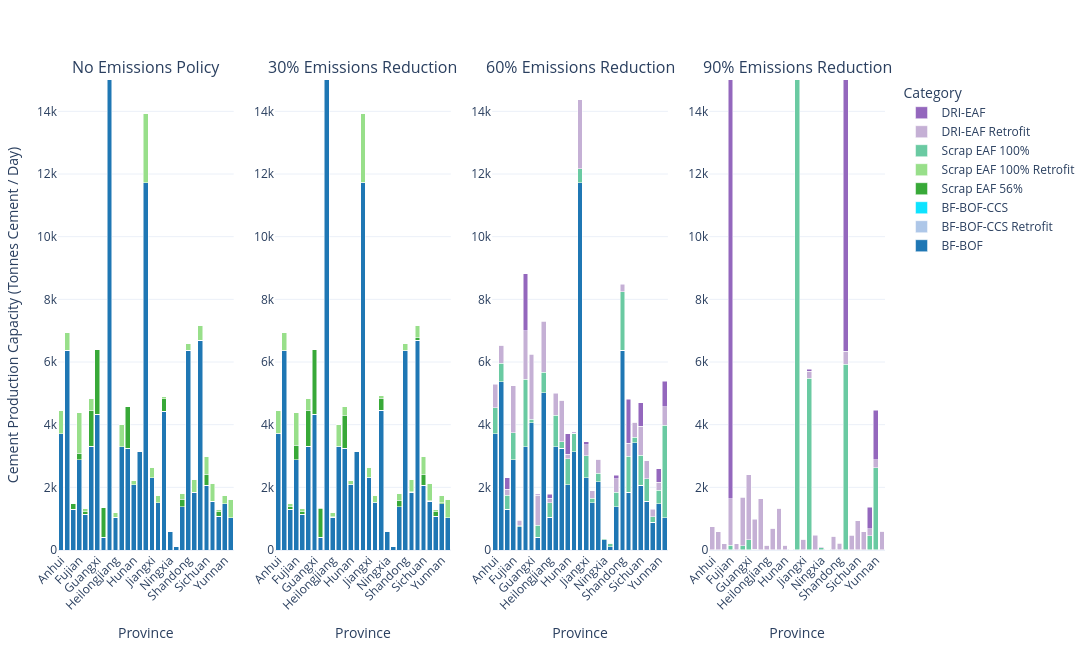

The cell this chart's notebook holds for it:
### Code cell
plot_scenario_subplots(
    steel_df,
    scenario_map=scenario_map,
    name_map=tech_name_map,
    color_map=custom_color_map,
    ymax = 15000,
    xaxis_name='Province',
    yaxis_name='Cement Production Capacity (Tonnes Cement / Day)',
    width=2000
)

### Figure 1 — Plotly figure (JSON) as saved in the notebook; plotly's stock layout.template omitted (floating-point values rounded to 4 significant figures)
{"data": [{"hovertemplate": "Category=BF-BOF<br>Scenario=%{x}<br>Value=%{y}<extra></extra>", "legendgroup": "BF-BOF", "marker": {"color": "#1f77b4", "pattern": {"shape": ""}}, "name": "BF-BOF", "orientation": "v", "showlegend": true, "textposition": "auto", "type": "bar", "x": ["Anhui", "Beijing", "Chongqing", "Fujian", "Gansu", "Guangdong", "Guangxi", "Guizhou", "Hebei", "Heilongjiang", "Henan", "Hubei", "Hunan", "Innermongolia", "Jiangsu", "Jiangxi", "Jilin", "Liaoning", "Ningxia", "Qinghai", "Shaanxi", "Shandong", "Shanghai", "Shanxi", "Sichuan", "Tianjin", "Xinjiang", "Yunnan", "Zhejiang"], "xaxis": "x", "y": [3705.0, 6370.0, 1301.0, 2883.0, 1142.0, 3305.0, 4325.0, 400.0, 23970.0, 1045.0, 3302.0, 3251.0, 2078.0, 3135.0, 11730.0, 2300.0, 1506.0, 4435.0, 605.0, 103.0, 1381.0, 6370.0, 1849.0, 6700.0, 2072.0, 1558.0, 1071.0, 1478.0, 1027.0], "yaxis": "y"}, {"hovertemplate": "Category=BF-BOF-CCS Retrofit<br>Scenario=%{x}<br>Value=%{y}<extra></extra>", "legendgroup": "BF-BOF-CCS Retrofit", "marker": {"color": "#aec7e8", "pattern": {"shape": ""}}, "name": "BF-BOF-CCS Retrofit", "orientation": "v", "showlegend": true, "textposition": "auto", "type": "bar", "x": ["Anhui", "Beijing", "Chongqing", "Fujian", "Gansu", "Guangdong", "Guangxi", "Guizhou", "Hebei", "Heilongjiang", "Henan", "Hubei", "Hunan", "Innermongolia", "Jiangsu", "Jiangxi", "Jilin", "Liaoning", "Ningxia", "Qinghai", "Shaanxi", "Shandong", "Shanghai", "Shanxi", "Sichuan", "Tianjin", "Xinjiang", "Yunnan", "Zhejiang"], "xaxis": "x", "y": [7.659e-23, 7.668e-23, 7.582e-23, 7.609e-23, 7.599e-23, 7.533e-23, 7.635e-23, 7.701e-23, 7.713e-23, 7.605e-23, 7.632e-23, 7.606e-23, 7.587e-23, 7.623e-23, 7.618e-23, 7.598e-23, 7.602e-23, 7.669e-23, 7.658e-23, 7.589e-23, 7.58e-23, 7.683e-23, 7.753e-23, 7.658e-23, 7.592e-23, 7.655e-23, 7.599e-23, 7.505e-23, 7.601e-23], "yaxis": "y"}, {"hovertemplate": "Category=BF-BOF-CCS<br>Scenario=%{x}<br>Value=%{y}<extra></extra>", "legendgroup": "BF-BOF-CCS", "marker": {"color": "#0ee3ff", "pattern": {"shape": ""}}, "name": "BF-BOF-CCS", "orientation": "v", "showlegend": true, "textposition": "auto", "type": "bar", "x": ["Anhui", "Beijing", "Chongqing", "Fujian", "Gansu", "Guangdong", "Guangxi", "Guizhou", "Hebei", "Heilongjiang", "Henan", "Hubei", "Hunan", "Innermongolia", "Jiangsu", "Jiangxi", "Jilin", "Liaoning", "Ningxia", "Qinghai", "Shaanxi", "Shandong", "Shanghai", "Shanxi", "Sichuan", "Tianjin", "Xinjiang", "Yunnan", "Zhejiang"], "xaxis": "x", "y": [2.983e-23, 2.98e-23, 2.989e-23, 2.976e-23, 2.983e-23, 2.986e-23, 2.983e-23, 2.983e-23, 2.977e-23, 2.979e-23, 2.983e-23, 2.984e-23, 2.986e-23, 2.981e-23, 2.982e-23, 2.986e-23, 2.973e-23, 2.976e-23, 2.982e-23, 2.985e-23, 2.975e-23, 2.961e-23, 2.981e-23, 2.978e-23, 2.988e-23, 2.982e-23, 2.971e-23, 2.986e-23, 2.987e-23], "yaxis": "y"}, {"hovertemplate": "Category=Scrap EAF 56%<br>Scenario=%{x}<br>Value=%{y}<extra></extra>", "legendgroup": "Scrap EAF 56%", "marker": {"color": "#38a938", "pattern": {"shape": ""}}, "name": "Scrap EAF 56%", "orientation": "v", "showlegend": true, "textposition": "auto", "type": "bar", "x": ["Anhui", "Beijing", "Chongqing", "Fujian", "Gansu", "Guangdong", "Guangxi", "Guizhou", "Hebei", "Heilongjiang", "Henan", "Hubei", "Hunan", "Innermongolia", "Jiangsu", "Jiangxi", "Jilin", "Liaoning", "Ningxia", "Qinghai", "Shaanxi", "Shandong", "Shanghai", "Shanxi", "Sichuan", "Tianjin", "Xinjiang", "Yunnan", "Zhejiang"], "xaxis": "x", "y": [3.7e-20, 3.207e-20, 195.0, 205.3, 74.66, 1149.0, 2073.0, 948.0, 829.7, 1.32e-20, 2.358e-20, 1323.0, 6.413e-20, 1.096e-22, 2.529e-20, 3.519e-20, 2.079e-20, 396.4, 1.094e-22, 1.099e-22, 234.3, 3.105e-20, 1.513e-20, 1.114e-19, 342.8, 5.718e-20, 149.6, 3.87e-20, 1.638e-20], "yaxis": "y"}, {"hovertemplate": "Category=Scrap EAF 100% Retrofit<br>Scenario=%{x}<br>Value=%{y}<extra></extra>", "legendgroup": "Scrap EAF 100% Retrofit", "marker": {"color": "#98df8a", "pattern": {"shape": ""}}, "name": "Scrap EAF 100% Retrofit", "orientation": "v", "showlegend": true, "textposition": "auto", "type": "bar", "x": ["Anhui", "Beijing", "Chongqing", "Fujian", "Gansu", "Guangdong", "Guangxi", "Guizhou", "Hebei", "Heilongjiang", "Henan", "Hubei", "Hunan", "Innermongolia", "Jiangsu", "Jiangxi", "Jilin", "Liaoning", "Ningxia", "Qinghai", "Shaanxi", "Shandong", "Shanghai", "Shanxi", "Sichuan", "Tianjin", "Xinjiang", "Yunnan", "Zhejiang"], "xaxis": "x", "y": [734.0, 571.0, 8.13e-20, 1288.0, 108.3, 395.5, 1.599e-20, 2.807e-20, 799.3, 139.0, 689.0, 2.409e-19, 148.0, 0.0, 2195.0, 342.0, 228.0, 58.61, 0.0, 0.0, 193.7, 217.0, 411.0, 473.0, 576.2, 571.0, 74.37, 260.0, 594.0], "yaxis": "y"}, {"hovertemplate": "Category=Scrap EAF 100%<br>Scenario=%{x}<br>Value=%{y}<extra></extra>", "legendgroup": "Scrap EAF 100%", "marker": {"color": "#6acaa2", "pattern": {"shape": ""}}, "name": "Scrap EAF 100%", "orientation": "v", "showlegend": true, "textposition": "auto", "type": "bar", "x": ["Anhui", "Beijing", "Chongqing", "Fujian", "Gansu", "Guangdong", "Guangxi", "Guizhou", "Hebei", "Heilongjiang", "Henan", "Hubei", "Hunan", "Innermongolia", "Jiangsu", "Jiangxi", "Jilin", "Liaoning", "Ningxia", "Qinghai", "Shaanxi", "Shandong", "Shanghai", "Shanxi", "Sichuan", "Tianjin", "Xinjiang", "Yunnan", "Zhejiang"], "xaxis": "x", "y": [2.246e-22, 2.215e-22, 2.254e-22, 2.274e-22, 2.227e-22, 2.286e-22, 2.23e-22, 2.259e-22, 2.192e-22, 2.241e-22, 2.232e-22, 2.238e-22, 2.263e-22, 2.238e-22, 2.251e-22, 2.266e-22, 2.214e-22, 2.18e-22, 2.23e-22, 2.247e-22, 2.226e-22, 2.221e-22, 2.279e-22, 2.201e-22, 2.262e-22, 2.215e-22, 2.182e-22, 2.307e-22, 2.279e-22], "yaxis": "y"}, {"hovertemplate": "Category=DRI-EAF Retrofit<br>Scenario=%{x}<br>Value=%{y}<extra></extra>", "legendgroup": "DRI-EAF Retrofit", "marker": {"color": "#c5b0d5", "pattern": {"shape": ""}}, "name": "DRI-EAF Retrofit", "orientation": "v", "showlegend": true, "textposition": "auto", "type": "bar", "x": ["Anhui", "Beijing", "Chongqing", "Fujian", "Gansu", "Guangdong", "Guangxi", "Guizhou", "Hebei", "Heilongjiang", "Henan", "Hubei", "Hunan", "Innermongolia", "Jiangsu", "Jiangxi", "Jilin", "Liaoning", "Ningxia", "Qinghai", "Shaanxi", "Shandong", "Shanghai", "Shanxi", "Sichuan", "Tianjin", "Xinjiang", "Yunnan", "Zhejiang"], "xaxis": "x", "y": [3.329e-22, 3.444e-22, 3.3e-22, 3.282e-22, 3.385e-22, 3.241e-22, 3.348e-22, 3.291e-22, 3.53e-22, 3.332e-22, 3.367e-22, 3.403e-22, 3.279e-22, 0.0, 3.309e-22, 3.258e-22, 3.405e-22, 3.547e-22, 0.0, 0.0, 3.385e-22, 3.391e-22, 3.215e-22, 3.464e-22, 3.291e-22, 3.448e-22, 3.537e-22, 3.154e-22, 3.249e-22], "yaxis": "y"}, {"hovertemplate": "Category=DRI-EAF<br>Scenario=%{x}<br>Value=%{y}<extra></extra>", "legendgroup": "DRI-EAF", "marker": {"color": "#9467bd", "pattern": {"shape": ""}}, "name": "DRI-EAF", "orientation": "v", "showlegend": true, "textposition": "auto", "type": "bar", "x": ["Anhui", "Beijing", "Chongqing", "Fujian", "Gansu", "Guangdong", "Guangxi", "Guizhou", "Hebei", "Heilongjiang", "Henan", "Hubei", "Hunan", "Innermongolia", "Jiangsu", "Jiangxi", "Jilin", "Liaoning", "Ningxia", "Qinghai", "Shaanxi", "Shandong", "Shanghai", "Shanxi", "Sichuan", "Tianjin", "Xinjiang", "Yunnan", "Zhejiang"], "xaxis": "x", "y": [8.744e-23, 8.719e-23, 8.772e-23, 8.752e-23, 8.744e-23, 8.776e-23, 8.76e-23, 8.795e-23, 8.7e-23, 8.731e-23, 8.722e-23, 8.75e-23, 8.764e-23, 8.727e-23, 8.746e-23, 8.763e-23, 8.719e-23, 8.685e-23, 8.721e-23, 8.739e-23, 8.744e-23, 8.707e-23, 8.753e-23, 8.718e-23, 8.762e-23, 8.723e-23, 8.704e-23, 8.813e-23, 8.742e-23], "yaxis": "y"}, {"hovertemplate": "Category=BF-BOF<br>Scenario=%{x}<br>Value=%{y}<extra></extra>", "legendgroup": "BF-BOF", "marker": {"color": "#1f77b4", "pattern": {"shape": ""}}, "name": "BF-BOF", "orientation": "v", "showlegend": false, "textposition": "auto", "type": "bar", "x": ["Anhui", "Beijing", "Chongqing", "Fujian", "Gansu", "Guangdong", "Guangxi", "Guizhou", "Hebei", "Heilongjiang", "Henan", "Hubei", "Hunan", "Innermongolia", "Jiangsu", "Jiangxi", "Jilin", "Liaoning", "Ningxia", "Qinghai", "Shaanxi", "Shandong", "Shanghai", "Shanxi", "Sichuan", "Tianjin", "Xinjiang", "Yunnan", "Zhejiang"], "xaxis": "x2", "y": [3705.0, 6366.0, 1301.0, 2883.0, 1142.0, 3305.0, 4325.0, 400.0, 23950.0, 1045.0, 3302.0, 3251.0, 2078.0, 3135.0, 11730.0, 2300.0, 1506.0, 4462.0, 605.0, 103.0, 1381.0, 6367.0, 1849.0, 6699.0, 2072.0, 1558.0, 1072.0, 1478.0, 1027.0], "yaxis": "y2"}, {"hovertemplate": "Category=BF-BOF-CCS Retrofit<br>Scenario=%{x}<br>Value=%{y}<extra></extra>", "legendgroup": "BF-BOF-CCS Retrofit", "marker": {"color": "#aec7e8", "pattern": {"shape": ""}}, "name": "BF-BOF-CCS Retrofit", "orientation": "v", "showlegend": false, "textposition": "auto", "type": "bar", "x": ["Anhui", "Beijing", "Chongqing", "Fujian", "Gansu", "Guangdong", "Guangxi", "Guizhou", "Hebei", "Heilongjiang", "Henan", "Hubei", "Hunan", "Innermongolia", "Jiangsu", "Jiangxi", "Jilin", "Liaoning", "Ningxia", "Qinghai", "Shaanxi", "Shandong", "Shanghai", "Shanxi", "Sichuan", "Tianjin", "Xinjiang", "Yunnan", "Zhejiang"], "xaxis": "x2", "y": [0.007674, 0.00714, 0.006267, 0.006905, 0.006163, 0.007581, 0.006965, 0.006711, 0.008701, 0.006184, 0.007633, 0.007304, 0.006595, 0.00776, 0.00865, 0.006589, 0.00627, 0.007879, 0.006775, 0.007517, 0.006344, 0.007, 0.01162, 0.00722, 0.006603, 0.006533, 0.006427, 0.00622, 0.006047], "yaxis": "y2"}, {"hovertemplate": "Category=BF-BOF-CCS<br>Scenario=%{x}<br>Value=%{y}<extra></extra>", "legendgroup": "BF-BOF-CCS", "marker": {"color": "#0ee3ff", "pattern": {"shape": ""}}, "name": "BF-BOF-CCS", "orientation": "v", "showlegend": false, "textposition": "auto", "type": "bar", "x": ["Anhui", "Beijing", "Chongqing", "Fujian", "Gansu", "Guangdong", "Guangxi", "Guizhou", "Hebei", "Heilongjiang", "Henan", "Hubei", "Hunan", "Innermongolia", "Jiangsu", "Jiangxi", "Jilin", "Liaoning", "Ningxia", "Qinghai", "Shaanxi", "Shandong", "Shanghai", "Shanxi", "Sichuan", "Tianjin", "Xinjiang", "Yunnan", "Zhejiang"], "xaxis": "x2", "y": [0.002701, 0.002721, 0.00271, 0.002704, 0.002703, 0.002714, 0.002704, 0.002704, 0.002692, 0.002747, 0.002693, 0.002694, 0.002699, 0.002685, 0.002692, 0.002698, 0.002709, 0.002687, 0.002713, 0.002728, 0.002703, 0.0027, 0.002926, 0.002687, 0.002694, 0.002782, 0.00269, 0.002707, 0.002703], "yaxis": "y2"}, {"hovertemplate": "Category=Scrap EAF 56%<br>Scenario=%{x}<br>Value=%{y}<extra></extra>", "legendgroup": "Scrap EAF 56%", "marker": {"color": "#38a938", "pattern": {"shape": ""}}, "name": "Scrap EAF 56%", "orientation": "v", "showlegend": false, "textposition": "auto", "type": "bar", "x": ["Anhui", "Beijing", "Chongqing", "Fujian", "Gansu", "Guangdong", "Guangxi", "Guizhou", "Hebei", "Heilongjiang", "Henan", "Hubei", "Hunan", "Innermongolia", "Jiangsu", "Jiangxi", "Jilin", "Liaoning", "Ningxia", "Qinghai", "Shaanxi", "Shandong", "Shanghai", "Shanxi", "Sichuan", "Tianjin", "Xinjiang", "Yunnan", "Zhejiang"], "xaxis": "x2", "y": [14.36, 11.67, 103.1, 467.1, 91.89, 1157.0, 2066.0, 939.3, 704.9, 9.257, 8.105, 1044.0, 17.96, 0.0121, 9.517, 15.07, 12.36, 374.0, 0.01212, 0.01215, 209.3, 13.91, 6.414, 91.62, 344.0, 24.05, 148.4, 32.31, 4.026], "yaxis": "y2"}, {"hovertemplate": "Category=Scrap EAF 100% Retrofit<br>Scenario=%{x}<br>Value=%{y}<extra></extra>", "legendgroup": "Scrap EAF 100% Retrofit", "marker": {"color": "#98df8a", "pattern": {"shape": ""}}, "name": "Scrap EAF 100% Retrofit", "orientation": "v", "showlegend": false, "textposition": "auto", "type": "bar", "x": ["Anhui", "Beijing", "Chongqing", "Fujian", "Gansu", "Guangdong", "Guangxi", "Guizhou", "Hebei", "Heilongjiang", "Henan", "Hubei", "Hunan", "Innermongolia", "Jiangsu", "Jiangxi", "Jilin", "Liaoning", "Ningxia", "Qinghai", "Shaanxi", "Shandong", "Shanghai", "Shanxi", "Sichuan", "Tianjin", "Xinjiang", "Yunnan", "Zhejiang"], "xaxis": "x2", "y": [719.6, 559.3, 91.91, 1026.0, 91.09, 387.8, 7.15, 8.629, 924.1, 129.7, 680.9, 278.5, 130.0, 0.0, 2185.0, 326.9, 215.6, 80.99, 0.0, 0.0, 218.7, 203.1, 404.6, 381.4, 575.0, 546.9, 75.56, 227.7, 589.9], "yaxis": "y2"}, {"hovertemplate": "Category=Scrap EAF 100%<br>Scenario=%{x}<br>Value=%{y}<extra></extra>", "legendgroup": "Scrap EAF 100%", "marker": {"color": "#6acaa2", "pattern": {"shape": ""}}, "name": "Scrap EAF 100%", "orientation": "v", "showlegend": false, "textposition": "auto", "type": "bar", "x": ["Anhui", "Beijing", "Chongqing", "Fujian", "Gansu", "Guangdong", "Guangxi", "Guizhou", "Hebei", "Heilongjiang", "Henan", "Hubei", "Hunan", "Innermongolia", "Jiangsu", "Jiangxi", "Jilin", "Liaoning", "Ningxia", "Qinghai", "Shaanxi", "Shandong", "Shanghai", "Shanxi", "Sichuan", "Tianjin", "Xinjiang", "Yunnan", "Zhejiang"], "xaxis": "x2", "y": [0.03082, 0.03025, 0.03104, 0.03145, 0.03041, 0.03174, 0.03045, 0.03097, 0.02976, 0.03048, 0.03054, 0.03062, 0.03123, 0.03068, 0.03105, 0.03118, 0.02992, 0.0294, 0.03058, 0.03092, 0.03042, 0.03039, 0.03158, 0.02993, 0.03112, 0.03019, 0.02957, 0.03196, 0.03157], "yaxis": "y2"}, {"hovertemplate": "Category=DRI-EAF Retrofit<br>Scenario=%{x}<br>Value=%{y}<extra></extra>", "legendgroup": "DRI-EAF Retrofit", "marker": {"color": "#c5b0d5", "pattern": {"shape": ""}}, "name": "DRI-EAF Retrofit", "orientation": "v", "showlegend": false, "textposition": "auto", "type": "bar", "x": ["Anhui", "Beijing", "Chongqing", "Fujian", "Gansu", "Guangdong", "Guangxi", "Guizhou", "Hebei", "Heilongjiang", "Henan", "Hubei", "Hunan", "Innermongolia", "Jiangsu", "Jiangxi", "Jilin", "Liaoning", "Ningxia", "Qinghai", "Shaanxi", "Shandong", "Shanghai", "Shanxi", "Sichuan", "Tianjin", "Xinjiang", "Yunnan", "Zhejiang"], "xaxis": "x2", "y": [0.02798, 0.0274, 0.03051, 0.04503, 0.03449, 0.03044, 0.04304, 0.03019, 0.03463, 0.04112, 0.02651, 0.03199, 0.03308, 0.0, 0.03777, 0.03045, 0.03323, 0.03213, 0.0, 0.0, 0.03208, 0.03547, 0.03076, 0.0299, 0.02923, 0.02733, 0.03477, 0.02875, 0.02458], "yaxis": "y2"}, {"hovertemplate": "Category=DRI-EAF<br>Scenario=%{x}<br>Value=%{y}<extra></extra>", "legendgroup": "DRI-EAF", "marker": {"color": "#9467bd", "pattern": {"shape": ""}}, "name": "DRI-EAF", "orientation": "v", "showlegend": false, "textposition": "auto", "type": "bar", "x": ["Anhui", "Beijing", "Chongqing", "Fujian", "Gansu", "Guangdong", "Guangxi", "Guizhou", "Hebei", "Heilongjiang", "Henan", "Hubei", "Hunan", "Innermongolia", "Jiangsu", "Jiangxi", "Jilin", "Liaoning", "Ningxia", "Qinghai", "Shaanxi", "Shandong", "Shanghai", "Shanxi", "Sichuan", "Tianjin", "Xinjiang", "Yunnan", "Zhejiang"], "xaxis": "x2", "y": [0.01312, 0.01295, 0.01347, 0.01373, 0.0131, 0.01334, 0.0133, 0.01336, 0.01319, 0.01305, 0.01312, 0.01309, 0.0131, 0.01308, 0.01322, 0.01313, 0.01317, 0.01318, 0.01307, 0.01315, 0.01315, 0.01324, 0.01323, 0.01305, 0.01311, 0.0132, 0.01312, 0.01316, 0.01337], "yaxis": "y2"}, {"hovertemplate": "Category=BF-BOF<br>Scenario=%{x}<br>Value=%{y}<extra></extra>", "legendgroup": "BF-BOF", "marker": {"color": "#1f77b4", "pattern": {"shape": ""}}, "name": "BF-BOF", "orientation": "v", "showlegend": false, "textposition": "auto", "type": "bar", "x": ["Anhui", "Beijing", "Chongqing", "Fujian", "Gansu", "Guangdong", "Guangxi", "Guizhou", "Hebei", "Heilongjiang", "Henan", "Hubei", "Hunan", "Innermongolia", "Jiangsu", "Jiangxi", "Jilin", "Liaoning", "Ningxia", "Qinghai", "Shaanxi", "Shandong", "Shanghai", "Shanxi", "Sichuan", "Tianjin", "Xinjiang", "Yunnan", "Zhejiang"], "xaxis": "x3", "y": [3705.0, 5375.0, 1301.0, 2883.0, 737.8, 3302.0, 4066.0, 400.0, 5013.0, 1045.0, 3297.0, 3251.0, 2078.0, 3133.0, 11720.0, 2300.0, 1504.0, 2172.0, 332.0, 103.0, 1381.0, 6369.0, 1849.0, 3427.0, 2072.0, 1558.0, 878.2, 1478.0, 1027.0], "yaxis": "y3"}, {"hovertemplate": "Category=BF-BOF-CCS Retrofit<br>Scenario=%{x}<br>Value=%{y}<extra></extra>", "legendgroup": "BF-BOF-CCS Retrofit", "marker": {"color": "#aec7e8", "pattern": {"shape": ""}}, "name": "BF-BOF-CCS Retrofit", "orientation": "v", "showlegend": false, "textposition": "auto", "type": "bar", "x": ["Anhui", "Beijing", "Chongqing", "Fujian", "Gansu", "Guangdong", "Guangxi", "Guizhou", "Hebei", "Heilongjiang", "Henan", "Hubei", "Hunan", "Innermongolia", "Jiangsu", "Jiangxi", "Jilin", "Liaoning", "Ningxia", "Qinghai", "Shaanxi", "Shandong", "Shanghai", "Shanxi", "Sichuan", "Tianjin", "Xinjiang", "Yunnan", "Zhejiang"], "xaxis": "x3", "y": [0.02845, 0.02704, 0.01483, 0.0257, 0.01429, 0.02208, 0.02529, 0.01615, 0.02889, 0.01502, 0.02194, 0.02187, 0.01771, 0.02266, 0.02272, 0.02291, 0.01772, 0.02781, 0.01661, 0.01711, 0.01637, 0.02725, 0.03411, 0.02776, 0.01748, 0.01851, 0.01887, 0.01753, 0.01501], "yaxis": "y3"}, {"hovertemplate": "Category=BF-BOF-CCS<br>Scenario=%{x}<br>Value=%{y}<extra></extra>", "legendgroup": "BF-BOF-CCS", "marker": {"color": "#0ee3ff", "pattern": {"shape": ""}}, "name": "BF-BOF-CCS", "orientation": "v", "showlegend": false, "textposition": "auto", "type": "bar", "x": ["Anhui", "Beijing", "Chongqing", "Fujian", "Gansu", "Guangdong", "Guangxi", "Guizhou", "Hebei", "Heilongjiang", "Henan", "Hubei", "Hunan", "Innermongolia", "Jiangsu", "Jiangxi", "Jilin", "Liaoning", "Ningxia", "Qinghai", "Shaanxi", "Shandong", "Shanghai", "Shanxi", "Sichuan", "Tianjin", "Xinjiang", "Yunnan", "Zhejiang"], "xaxis": "x3", "y": [0.009175, 0.009179, 0.009153, 0.009171, 0.009106, 0.009153, 0.009187, 0.00915, 0.009156, 0.00923, 0.009131, 0.009152, 0.009239, 0.009288, 0.009191, 0.009185, 0.00916, 0.009223, 0.009238, 0.009149, 0.009171, 0.009228, 0.01019, 0.009165, 0.009174, 0.009342, 0.009153, 0.009164, 0.009187], "yaxis": "y3"}, {"hovertemplate": "Category=Scrap EAF 56%<br>Scenario=%{x}<br>Value=%{y}<extra></extra>", "legendgroup": "Scrap EAF 56%", "marker": {"color": "#38a938", "pattern": {"shape": ""}}, "name": "Scrap EAF 56%", "orientation": "v", "showlegend": false, "textposition": "auto", "type": "bar", "x": ["Anhui", "Beijing", "Chongqing", "Fujian", "Gansu", "Guangdong", "Guangxi", "Guizhou", "Hebei", "Heilongjiang", "Henan", "Hubei", "Hunan", "Innermongolia", "Jiangsu", "Jiangxi", "Jilin", "Liaoning", "Ningxia", "Qinghai", "Shaanxi", "Shandong", "Shanghai", "Shanxi", "Sichuan", "Tianjin", "Xinjiang", "Yunnan", "Zhejiang"], "xaxis": "x3", "y": [0.06071, 0.06614, 0.06938, 0.06179, 0.07192, 0.06168, 0.06075, 0.06337, 0.06203, 0.07885, 0.06282, 0.0591, 0.07055, 0.06451, 0.06324, 0.06855, 0.07847, 0.06491, 0.06391, 0.06425, 0.0709, 0.06941, 0.06868, 0.06667, 0.06612, 0.06613, 0.08167, 0.07337, 0.06435], "yaxis": "y3"}, {"hovertemplate": "Category=Scrap EAF 100% Retrofit<br>Scenario=%{x}<br>Value=%{y}<extra></extra>", "legendgroup": "Scrap EAF 100% Retrofit", "marker": {"color": "#98df8a", "pattern": {"shape": ""}}, "name": "Scrap EAF 100% Retrofit", "orientation": "v", "showlegend": false, "textposition": "auto", "type": "bar", "x": ["Anhui", "Beijing", "Chongqing", "Fujian", "Gansu", "Guangdong", "Guangxi", "Guizhou", "Hebei", "Heilongjiang", "Henan", "Hubei", "Hunan", "Innermongolia", "Jiangsu", "Jiangxi", "Jilin", "Liaoning", "Ningxia", "Qinghai", "Shaanxi", "Shandong", "Shanghai", "Shanxi", "Sichuan", "Tianjin", "Xinjiang", "Yunnan", "Zhejiang"], "xaxis": "x3", "y": [0.06708, 0.07398, 0.0913, 0.06747, 0.09531, 0.06639, 0.06492, 0.06534, 0.06724, 0.1016, 0.07015, 0.06565, 0.09756, 0.0, 0.06194, 0.08087, 0.08725, 0.07413, 0.0, 0.0, 0.07976, 0.08823, 0.08043, 0.07375, 0.07183, 0.07376, 0.09, 0.0836, 0.07071], "yaxis": "y3"}, {"hovertemplate": "Category=Scrap EAF 100%<br>Scenario=%{x}<br>Value=%{y}<extra></extra>", "legendgroup": "Scrap EAF 100%", "marker": {"color": "#6acaa2", "pattern": {"shape": ""}}, "name": "Scrap EAF 100%", "orientation": "v", "showlegend": false, "textposition": "auto", "type": "bar", "x": ["Anhui", "Beijing", "Chongqing", "Fujian", "Gansu", "Guangdong", "Guangxi", "Guizhou", "Hebei", "Heilongjiang", "Henan", "Hubei", "Hunan", "Innermongolia", "Jiangsu", "Jiangxi", "Jilin", "Liaoning", "Ningxia", "Qinghai", "Shaanxi", "Shandong", "Shanghai", "Shanxi", "Sichuan", "Tianjin", "Xinjiang", "Yunnan", "Zhejiang"], "xaxis": "x3", "y": [827.3, 587.5, 448.6, 863.5, 34.64, 2147.0, 112.4, 393.1, 665.5, 470.7, 1004.0, 199.9, 834.8, 598.4, 444.2, 710.3, 151.6, 270.8, 25.16, 106.9, 467.1, 1880.0, 1145.0, 172.9, 950.8, 720.0, 188.1, 421.7, 2947.0], "yaxis": "y3"}, {"hovertemplate": "Category=DRI-EAF Retrofit<br>Scenario=%{x}<br>Value=%{y}<extra></extra>", "legendgroup": "DRI-EAF Retrofit", "marker": {"color": "#c5b0d5", "pattern": {"shape": ""}}, "name": "DRI-EAF Retrofit", "orientation": "v", "showlegend": false, "textposition": "auto", "type": "bar", "x": ["Anhui", "Beijing", "Chongqing", "Fujian", "Gansu", "Guangdong", "Guangxi", "Guizhou", "Hebei", "Heilongjiang", "Henan", "Hubei", "Hunan", "Innermongolia", "Jiangsu", "Jiangxi", "Jilin", "Liaoning", "Ningxia", "Qinghai", "Shaanxi", "Shandong", "Shanghai", "Shanxi", "Sichuan", "Tianjin", "Xinjiang", "Yunnan", "Zhejiang"], "xaxis": "x3", "y": [733.9, 570.9, 194.8, 1493.0, 182.8, 1545.0, 2073.0, 947.9, 1629.0, 138.9, 688.9, 1323.0, 147.9, 0.0, 2195.0, 341.9, 227.9, 454.9, 0.0, 0.0, 427.9, 216.8, 410.9, 472.9, 918.9, 570.9, 223.9, 259.9, 593.9], "yaxis": "y3"}, {"hovertemplate": "Category=DRI-EAF<br>Scenario=%{x}<br>Value=%{y}<extra></extra>", "legendgroup": "DRI-EAF", "marker": {"color": "#9467bd", "pattern": {"shape": ""}}, "name": "DRI-EAF", "orientation": "v", "showlegend": false, "textposition": "auto", "type": "bar", "x": ["Anhui", "Beijing", "Chongqing", "Fujian", "Gansu", "Guangdong", "Guangxi", "Guizhou", "Hebei", "Heilongjiang", "Henan", "Hubei", "Hunan", "Innermongolia", "Jiangsu", "Jiangxi", "Jilin", "Liaoning", "Ningxia", "Qinghai", "Shaanxi", "Shandong", "Shanghai", "Shanxi", "Sichuan", "Tianjin", "Xinjiang", "Yunnan", "Zhejiang"], "xaxis": "x3", "y": [29.85, 5.553, 365.6, 8.374, 6.076, 1827.0, 5.567, 34.13, 5.772, 122.9, 18.88, 10.12, 655.2, 34.0, 11.89, 106.5, 12.02, 5.6, 8.996, 21.08, 104.1, 12.16, 1405.0, 5.668, 754.7, 7.041, 4.689, 435.9, 824.1], "yaxis": "y3"}, {"hovertemplate": "Category=BF-BOF<br>Scenario=%{x}<br>Value=%{y}<extra></extra>", "legendgroup": "BF-BOF", "marker": {"color": "#1f77b4", "pattern": {"shape": ""}}, "name": "BF-BOF", "orientation": "v", "showlegend": false, "textposition": "auto", "type": "bar", "x": ["Anhui", "Beijing", "Chongqing", "Fujian", "Gansu", "Guangdong", "Guangxi", "Guizhou", "Hebei", "Heilongjiang", "Henan", "Hubei", "Hunan", "Innermongolia", "Jiangsu", "Jiangxi", "Jilin", "Liaoning", "Ningxia", "Qinghai", "Shaanxi", "Shandong", "Shanghai", "Shanxi", "Sichuan", "Tianjin", "Xinjiang", "Yunnan", "Zhejiang"], "xaxis": "x4", "y": [0.9372, 1.103, 1.08, 0.6741, 1.118, 0.8479, 1.165, 0.9225, 1.725, 1.116, 0.8499, 0.8316, 0.7903, 0.7087, 1.123, 0.6939, 0.7803, 1.434, 1.065, 0.641, 0.9592, 1.03, 0.5694, 1.191, 0.7865, 0.7085, 0.6073, 0.7902, 1.122], "yaxis": "y4"}, {"hovertemplate": "Category=BF-BOF-CCS Retrofit<br>Scenario=%{x}<br>Value=%{y}<extra></extra>", "legendgroup": "BF-BOF-CCS Retrofit", "marker": {"color": "#aec7e8", "pattern": {"shape": ""}}, "name": "BF-BOF-CCS Retrofit", "orientation": "v", "showlegend": false, "textposition": "auto", "type": "bar", "x": ["Anhui", "Beijing", "Chongqing", "Fujian", "Gansu", "Guangdong", "Guangxi", "Guizhou", "Hebei", "Heilongjiang", "Henan", "Hubei", "Hunan", "Innermongolia", "Jiangsu", "Jiangxi", "Jilin", "Liaoning", "Ningxia", "Qinghai", "Shaanxi", "Shandong", "Shanghai", "Shanxi", "Sichuan", "Tianjin", "Xinjiang", "Yunnan", "Zhejiang"], "xaxis": "x4", "y": [0.1736, 0.1786, 0.1499, 0.1691, 0.1428, 0.1725, 0.1747, 0.1229, 0.18, 0.1374, 0.1729, 0.1725, 0.1379, 0.1727, 0.1792, 0.1442, 0.1526, 0.18, 0.1276, 0.07487, 0.1521, 0.1791, 0.1507, 0.1794, 0.1378, 0.1488, 0.1489, 0.152, 0.1372], "yaxis": "y4"}, {"hovertemplate": "Category=BF-BOF-CCS<br>Scenario=%{x}<br>Value=%{y}<extra></extra>", "legendgroup": "BF-BOF-CCS", "marker": {"color": "#0ee3ff", "pattern": {"shape": ""}}, "name": "BF-BOF-CCS", "orientation": "v", "showlegend": false, "textposition": "auto", "type": "bar", "x": ["Anhui", "Beijing", "Chongqing", "Fujian", "Gansu", "Guangdong", "Guangxi", "Guizhou", "Hebei", "Heilongjiang", "Henan", "Hubei", "Hunan", "Innermongolia", "Jiangsu", "Jiangxi", "Jilin", "Liaoning", "Ningxia", "Qinghai", "Shaanxi", "Shandong", "Shanghai", "Shanxi", "Sichuan", "Tianjin", "Xinjiang", "Yunnan", "Zhejiang"], "xaxis": "x4", "y": [0.06831, 0.06795, 0.068, 0.06817, 0.06809, 0.06832, 0.06834, 0.06807, 0.06849, 0.0681, 0.06836, 0.0683, 0.0682, 0.06749, 0.06828, 0.06821, 0.06813, 0.06856, 0.0684, 0.06838, 0.06799, 0.0686, 0.06783, 0.06811, 0.06842, 0.06797, 0.0681, 0.06801, 0.06879], "yaxis": "y4"}, {"hovertemplate": "Category=Scrap EAF 56%<br>Scenario=%{x}<br>Value=%{y}<extra></extra>", "legendgroup": "Scrap EAF 56%", "marker": {"color": "#38a938", "pattern": {"shape": ""}}, "name": "Scrap EAF 56%", "orientation": "v", "showlegend": false, "textposition": "auto", "type": "bar", "x": ["Anhui", "Beijing", "Chongqing", "Fujian", "Gansu", "Guangdong", "Guangxi", "Guizhou", "Hebei", "Heilongjiang", "Henan", "Hubei", "Hunan", "Innermongolia", "Jiangsu", "Jiangxi", "Jilin", "Liaoning", "Ningxia", "Qinghai", "Shaanxi", "Shandong", "Shanghai", "Shanxi", "Sichuan", "Tianjin", "Xinjiang", "Yunnan", "Zhejiang"], "xaxis": "x4", "y": [0.2643, 0.2703, 0.2716, 0.2442, 0.2546, 0.2499, 0.2532, 0.2507, 0.7521, 0.2506, 0.2756, 0.3145, 0.2864, 0.2432, 0.2442, 0.2674, 0.2446, 0.2636, 0.2432, 0.2432, 0.2676, 0.266, 0.2441, 0.268, 0.2564, 0.2676, 0.2443, 0.2441, 0.2602], "yaxis": "y4"}, {"hovertemplate": "Category=Scrap EAF 100% Retrofit<br>Scenario=%{x}<br>Value=%{y}<extra></extra>", "legendgroup": "Scrap EAF 100% Retrofit", "marker": {"color": "#98df8a", "pattern": {"shape": ""}}, "name": "Scrap EAF 100% Retrofit", "orientation": "v", "showlegend": false, "textposition": "auto", "type": "bar", "x": ["Anhui", "Beijing", "Chongqing", "Fujian", "Gansu", "Guangdong", "Guangxi", "Guizhou", "Hebei", "Heilongjiang", "Henan", "Hubei", "Hunan", "Innermongolia", "Jiangsu", "Jiangxi", "Jilin", "Liaoning", "Ningxia", "Qinghai", "Shaanxi", "Shandong", "Shanghai", "Shanxi", "Sichuan", "Tianjin", "Xinjiang", "Yunnan", "Zhejiang"], "xaxis": "x4", "y": [0.5781, 0.6147, 0.6385, 0.5224, 0.6256, 0.5634, 0.5767, 0.5836, 0.5947, 0.5921, 0.6313, 0.5963, 0.641, 0.0, 0.5651, 0.6103, 0.5952, 0.5778, 0.0, 0.0, 0.6396, 0.6172, 0.5716, 0.6356, 0.59, 0.6065, 0.5896, 0.5918, 0.5566], "yaxis": "y4"}, {"hovertemplate": "Category=Scrap EAF 100%<br>Scenario=%{x}<br>Value=%{y}<extra></extra>", "legendgroup": "Scrap EAF 100%", "marker": {"color": "#6acaa2", "pattern": {"shape": ""}}, "name": "Scrap EAF 100%", "orientation": "v", "showlegend": false, "textposition": "auto", "type": "bar", "x": ["Anhui", "Beijing", "Chongqing", "Fujian", "Gansu", "Guangdong", "Guangxi", "Guizhou", "Hebei", "Heilongjiang", "Henan", "Hubei", "Hunan", "Innermongolia", "Jiangsu", "Jiangxi", "Jilin", "Liaoning", "Ningxia", "Qinghai", "Shaanxi", "Shandong", "Shanghai", "Shanxi", "Sichuan", "Tianjin", "Xinjiang", "Yunnan", "Zhejiang"], "xaxis": "x4", "y": [2.935, 2.837, 4.322, 143.1, 8.736, 140.3, 320.4, 17.03, 3.11, 7.019, 2.671, 2.765, 2.941, 6.195, 16120.0, 2.872, 5481.0, 3.203, 77.45, 8.788, 3.819, 2.777, 5929.0, 3.534, 7.924, 3.143, 452.7, 2624.0, 3.362], "yaxis": "y4"}, {"hovertemplate": "Category=DRI-EAF Retrofit<br>Scenario=%{x}<br>Value=%{y}<extra></extra>", "legendgroup": "DRI-EAF Retrofit", "marker": {"color": "#c5b0d5", "pattern": {"shape": ""}}, "name": "DRI-EAF Retrofit", "orientation": "v", "showlegend": false, "textposition": "auto", "type": "bar", "x": ["Anhui", "Beijing", "Chongqing", "Fujian", "Gansu", "Guangdong", "Guangxi", "Guizhou", "Hebei", "Heilongjiang", "Henan", "Hubei", "Hunan", "Innermongolia", "Jiangsu", "Jiangxi", "Jilin", "Liaoning", "Ningxia", "Qinghai", "Shaanxi", "Shandong", "Shanghai", "Shanxi", "Sichuan", "Tianjin", "Xinjiang", "Yunnan", "Zhejiang"], "xaxis": "x4", "y": [733.2, 570.1, 194.1, 1492.0, 182.1, 1544.0, 2072.0, 947.2, 1628.0, 138.2, 688.1, 1322.0, 147.1, 0.0, 2194.0, 341.1, 227.3, 454.2, 0.0, 0.0, 427.1, 216.2, 410.3, 472.1, 918.2, 570.1, 223.3, 259.3, 593.2], "yaxis": "y4"}, {"hovertemplate": "Category=DRI-EAF<br>Scenario=%{x}<br>Value=%{y}<extra></extra>", "legendgroup": "DRI-EAF", "marker": {"color": "#9467bd", "pattern": {"shape": ""}}, "name": "DRI-EAF", "orientation": "v", "showlegend": false, "textposition": "auto", "type": "bar", "x": ["Anhui", "Beijing", "Chongqing", "Fujian", "Gansu", "Guangdong", "Guangxi", "Guizhou", "Hebei", "Heilongjiang", "Henan", "Hubei", "Hunan", "Innermongolia", "Jiangsu", "Jiangxi", "Jilin", "Liaoning", "Ningxia", "Qinghai", "Shaanxi", "Shandong", "Shanghai", "Shanxi", "Sichuan", "Tianjin", "Xinjiang", "Yunnan", "Zhejiang"], "xaxis": "x4", "y": [3.103, 2.492, 3.479, 16340.0, 5.257, 8.278, 12.2, 8.197, 2.914, 7.841, 2.492, 2.601, 2.663, 4.516, 34000.0, 2.745, 51.79, 3.349, 14.38, 5.528, 3.057, 2.657, 26420.0, 2.824, 4.636, 3.028, 692.0, 1578.0, 3.42], "yaxis": "y4"}], "layout": {"annotations": [{"font": {"size": 16}, "showarrow": false, "text": "No Emissions Policy", "x": 0.1062, "xanchor": "center", "xref": "paper", "y": 1, "yanchor": "bottom", "yref": "paper"}, {"font": {"size": 16}, "showarrow": false, "text": "30% Emissions Reduction", "x": 0.3688, "xanchor": "center", "xref": "paper", "y": 1, "yanchor": "bottom", "yref": "paper"}, {"font": {"size": 16}, "showarrow": false, "text": "60% Emissions Reduction", "x": 0.6313, "xanchor": "center", "xref": "paper", "y": 1, "yanchor": "bottom", "yref": "paper"}, {"font": {"size": 16}, "showarrow": false, "text": "90% Emissions Reduction", "x": 0.8938, "xanchor": "center", "xref": "paper", "y": 1, "yanchor": "bottom", "yref": "paper"}], "barmode": "stack", "height": 650, "legend": {"title": {"text": "Category"}, "traceorder": "reversed"}, "margin": {"b": 80, "l": 40, "r": 40, "t": 80}, "width": 2000, "xaxis": {"anchor": "y", "domain": [0, 0.2125], "tickangle": -45, "title": {"text": "Province"}}, "xaxis2": {"anchor": "y2", "domain": [0.2625, 0.475], "tickangle": -45, "title": {"text": "Province"}}, "xaxis3": {"anchor": "y3", "domain": [0.525, 0.7375], "tickangle": -45, "title": {"text": "Province"}}, "xaxis4": {"anchor": "y4", "domain": [0.7875, 1], "tickangle": -45, "title": {"text": "Province"}}, "yaxis": {"anchor": "x", "domain": [0, 1], "range": [0, 15000], "title": {"text": "Cement Production Capacity (Tonnes Cement / Day)"}}, "yaxis2": {"anchor": "x2", "domain": [0, 1], "range": [0, 15000]}, "yaxis3": {"anchor": "x3", "domain": [0, 1], "range": [0, 15000]}, "yaxis4": {"anchor": "x4", "domain": [0, 1], "range": [0, 15000]}}}
